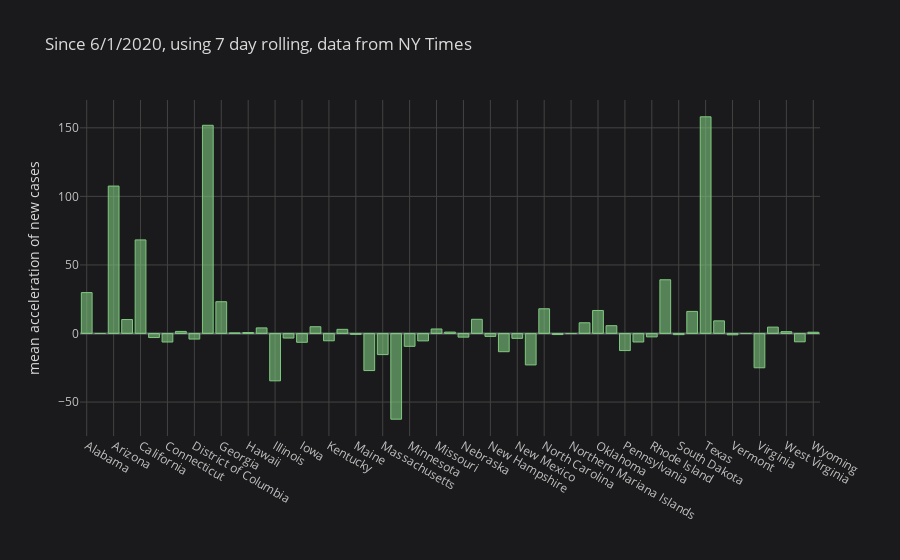

The notebook cell saved with this chart:
### Code cell
dft.loc[dft.index>'2020-06-01',:].rolling(7).mean().diff().diff().\
mean().iplot(kind='bar',yTitle='mean acceleration of new cases',\
             title='Since 6/1/2020, using 7 day rolling, data from NY Times',colorscale='accent')

### Figure 1 — Plotly figure (JSON) as saved in the notebook; plotly's stock layout.template omitted (floating-point values rounded to 4 significant figures)
{"data": [{"marker": {"color": "rgba(127, 201, 127, 0.6)", "line": {"color": "rgba(127, 201, 127, 1.0)", "width": 1}}, "name": "None", "orientation": "v", "text": "", "type": "bar", "x": ["Alabama", "Alaska", "Arizona", "Arkansas", "California", "Colorado", "Connecticut", "Delaware", "District of Columbia", "Florida", "Georgia", "Guam", "Hawaii", "Idaho", "Illinois", "Indiana", "Iowa", "Kansas", "Kentucky", "Louisiana", "Maine", "Maryland", "Massachusetts", "Michigan", "Minnesota", "Mississippi", "Missouri", "Montana", "Nebraska", "Nevada", "New Hampshire", "New Jersey", "New Mexico", "New York", "North Carolina", "North Dakota", "Northern Mariana Islands", "Ohio", "Oklahoma", "Oregon", "Pennsylvania", "Puerto Rico", "Rhode Island", "South Carolina", "South Dakota", "Tennessee", "Texas", "Utah", "Vermont", "Virgin Islands", "Virginia", "Washington", "West Virginia", "Wisconsin", "Wyoming"], "y": [29.83, 0, 107.5, 10.19, 68.26, -2.948, -6.221, 1.519, -4.065, 151.8, 23.18, 0.4416, 0.6883, 4.078, -34.53, -3.325, -6.416, 4.935, -5.312, 3.026, -0.6234, -27.04, -15.39, -62.51, -9.351, -5.39, 3.299, 1.026, -2.649, 10.35, -2.13, -13.27, -3.532, -22.92, 18.03, -0.7662, -0.09091, 7.818, 16.79, 5.701, -12.45, -6.195, -2.455, 39.19, -0.8312, 16.1, 158.0, 9.221, -0.961, 0.01299, -25, 4.649, 1.338, -6.065, 0.9221]}], "layout": {"legend": {"bgcolor": "#1A1A1C", "font": {"color": "#D9D9D9"}}, "paper_bgcolor": "#1A1A1C", "plot_bgcolor": "#1A1A1C", "title": {"font": {"color": "#D9D9D9"}, "text": "Since 6/1/2020, using 7 day rolling, data from NY Times"}, "xaxis": {"gridcolor": "#434343", "showgrid": true, "tickfont": {"color": "#C2C2C2"}, "title": {"font": {"color": "#D9D9D9"}, "text": ""}, "zerolinecolor": "#666570"}, "yaxis": {"gridcolor": "#434343", "showgrid": true, "tickfont": {"color": "#C2C2C2"}, "title": {"font": {"color": "#D9D9D9"}, "text": "mean acceleration of new cases"}, "zerolinecolor": "#666570"}}}
